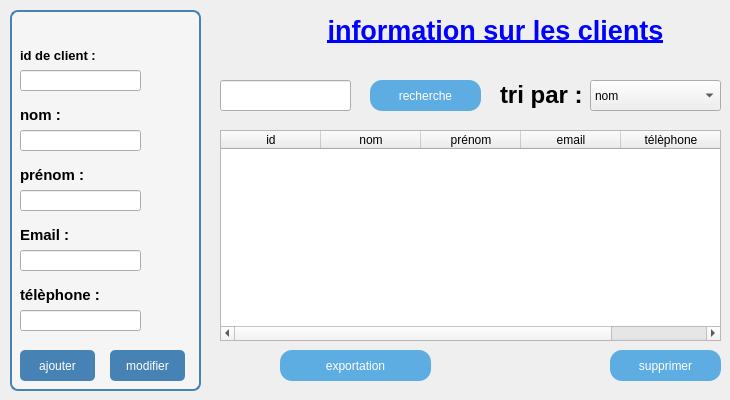
      <widget class="QWidget" name="widget">
       <attribute name="title">
        <string>ajouter</string>
       </attribute>
       <widget class="QGroupBox" name="groupBox">
        <property name="geometry">
         <rect>
          <x>10</x>
          <y>0</y>
          <width>191</width>
          <height>391</height>
         </rect>
        </property>
        <property name="styleSheet">
         <string notr="true">QGroupBox {
	font: 9pt &quot;Segoe UI&quot;;
	font: 900 12pt &quot;Segoe UI&quot;;
    background-color: #f5f5f5;
    border: 2px solid #4682B4;
    border-radius: 8px;
    margin-top: 10px;
}
QPushButton {
    background-color: #4682B4;
    color: white;
    border-radius: 5px;
    padding: 5px;
}
QPushButton:hover {
    background-color: #5A9BD5;
}</string>
        </property>
        <property name="title">
         <string/>
        </property>
        <widget class="QLabel" name="label_15">
         <property name="geometry">
          <rect>
           <x>10</x>
           <y>40</y>
           <width>81</width>
           <height>31</height>
          </rect>
         </property>
         <property name="text">
          <string>&lt;html&gt;&lt;head/&gt;&lt;body&gt;&lt;p&gt;&lt;span style=&quot; font-size:10pt; font-weight:700;&quot;&gt;id de client :&lt;/span&gt;&lt;/p&gt;&lt;/body&gt;&lt;/html&gt;</string>
         </property>
        </widget>
        <widget class="QLineEdit" name="lineEdit_9">
         <property name="geometry">
          <rect>
           <x>10</x>
           <y>70</y>
           <width>121</width>
           <height>21</height>
          </rect>
         </property>
        </widget>
        <widget class="QLabel" name="label_16">
         <property name="geometry">
          <rect>
           <x>10</x>
           <y>100</y>
           <width>81</width>
           <height>31</height>
          </rect>
         </property>
         <property name="text">
          <string>&lt;html&gt;&lt;head/&gt;&lt;body&gt;&lt;p&gt;&lt;span style=&quot; font-size:11pt; font-weight:700;&quot;&gt;nom :&lt;/span&gt;&lt;/p&gt;&lt;/body&gt;&lt;/html&gt;</string>
         </property>
        </widget>
        <widget class="QLineEdit" name="lineEdit_10">
         <property name="geometry">
          <rect>
           <x>10</x>
           <y>130</y>
           <width>121</width>
           <height>21</height>
          </rect>
         </property>
        </widget>
        <widget class="QLabel" name="label_17">
         <property name="geometry">
          <rect>
           <x>10</x>
           <y>160</y>
           <width>81</width>
           <height>31</height>
          </rect>
         </property>
         <property name="text">
          <string>&lt;html&gt;&lt;head/&gt;&lt;body&gt;&lt;p&gt;&lt;span style=&quot; font-size:11pt; font-weight:700;&quot;&gt;prénom :&lt;/span&gt;&lt;/p&gt;&lt;/body&gt;&lt;/html&gt;</string>
         </property>
        </widget>
        <widget class="QLineEdit" name="lineEdit_11">
         <property name="geometry">
          <rect>
           <x>10</x>
           <y>190</y>
           <width>121</width>
           <height>21</height>
          </rect>
         </property>
        </widget>
        <widget class="QLabel" name="label_18">
         <property name="geometry">
          <rect>
           <x>10</x>
           <y>220</y>
           <width>81</width>
           <height>31</height>
          </rect>
         </property>
         <property name="text">
          <string>&lt;html&gt;&lt;head/&gt;&lt;body&gt;&lt;p&gt;&lt;span style=&quot; font-size:11pt; font-weight:700;&quot;&gt;Email :&lt;/span&gt;&lt;/p&gt;&lt;/body&gt;&lt;/html&gt;</string>
         </property>
        </widget>
        <widget class="QLineEdit" name="lineEdit_12">
         <property name="geometry">
          <rect>
           <x>10</x>
           <y>250</y>
           <width>121</width>
           <height>21</height>
          </rect>
         </property>
        </widget>
        <widget class="QLabel" name="label_19">
         <property name="geometry">
          <rect>
           <x>10</x>
           <y>280</y>
           <width>81</width>
           <height>31</height>
          </rect>
         </property>
         <property name="text">
          <string>&lt;html&gt;&lt;head/&gt;&lt;body&gt;&lt;p&gt;&lt;span style=&quot; font-size:11pt; font-weight:700;&quot;&gt;télèphone :&lt;/span&gt;&lt;/p&gt;&lt;/body&gt;&lt;/html&gt;</string>
         </property>
        </widget>
        <widget class="QLineEdit" name="lineEdit_13">
         <property name="geometry">
          <rect>
           <x>10</x>
           <y>310</y>
           <width>121</width>
           <height>21</height>
          </rect>
         </property>
        </widget>
        <widget class="QPushButton" name="pushButton_7">
         <property name="geometry">
          <rect>
           <x>10</x>
           <y>350</y>
           <width>75</width>
           <height>31</height>
          </rect>
         </property>
         <property name="styleSheet">
          <string notr="true">font: 900 12pt &quot;Segoe UI&quot;;</string>
         </property>
         <property name="text">
          <string>ajouter</string>
         </property>
        </widget>
        <widget class="QPushButton" name="pushButton_9">
         <property name="geometry">
          <rect>
           <x>100</x>
           <y>350</y>
           <width>75</width>
           <height>31</height>
          </rect>
         </property>
         <property name="styleSheet">
          <string notr="true">font: 900 12pt &quot;Segoe UI&quot;;</string>
         </property>
         <property name="text">
          <string>modifier</string>
         </property>
        </widget>
       </widget>
       <widget class="QPushButton" name="pushButton_10">
        <property name="geometry">
         <rect>
          <x>370</x>
          <y>80</y>
          <width>111</width>
          <height>31</height>
         </rect>
        </property>
        <property name="styleSheet">
         <string notr="true">font: 900 12pt &quot;Segoe UI&quot;;
background-color: #3498db;   /* الأزرق */
    color: white;                /* لون النص */
    border-radius: 12px;         /* الحواف مدوّرة */
    padding: 8px 16px;  
background-color: #5dade2;</string>
        </property>
        <property name="text">
         <string>recherche</string>
        </property>
       </widget>
       <widget class="QLineEdit" name="lineEdit_14">
        <property name="geometry">
         <rect>
          <x>220</x>
          <y>80</y>
          <width>131</width>
          <height>31</height>
         </rect>
        </property>
       </widget>
       <widget class="QLabel" name="label_20">
        <property name="geometry">
         <rect>
          <x>500</x>
          <y>80</y>
          <width>91</width>
          <height>31</height>
         </rect>
        </property>
        <property name="text">
         <string>&lt;html&gt;&lt;head/&gt;&lt;body&gt;&lt;p&gt;&lt;span style=&quot; font-size:18pt; font-weight:700;&quot;&gt;tri par :&lt;/span&gt;&lt;/p&gt;&lt;/body&gt;&lt;/html&gt;</string>
        </property>
       </widget>
       <widget class="QComboBox" name="comboBox_3">
        <property name="geometry">
         <rect>
          <x>590</x>
          <y>80</y>
          <width>131</width>
          <height>31</height>
         </rect>
        </property>
        <property name="styleSheet">
         <string notr="true">font: 900 14pt &quot;Segoe UI&quot;;</string>
        </property>
        <item>
         <property name="text">
          <string>nom</string>
         </property>
        </item>
        <item>
         <property name="text">
          <string>id</string>
         </property>
        </item>
        <item>
         <property name="text">
          <string>prenom</string>
         </property>
        </item>
        <item>
         <property name="text">
          <string>telephone</string>
         </property>
        </item>
        <item>
         <property name="text">
          <string>date</string>
         </property>
        </item>
       </widget>
       <widget class="QTableWidget" name="tableWidget_2">
        <property name="geometry">
         <rect>
          <x>220</x>
          <y>130</y>
          <width>501</width>
          <height>211</height>
         </rect>
        </property>
        <property name="styleSheet">
         <string notr="true">background-color: #f5f5f5;   /* أزرق غامق */
    color: white;                /* النص أبيض */
    gridline-color: black;       /* لون الخطوط */
    border-radius: 8px;  
 border: 2px solid #4682B4;
        /* حواف مستديرة */
}
QHeaderView::section {
    background-color: #34495e;   /* رمادي غامق للـ header */
    color: white;
    padding: 4px;
    border: 1px solid #2c3e50;</string>
        </property>
        <column>
         <property name="text">
          <string>id</string>
         </property>
        </column>
        <column>
         <property name="text">
          <string>nom</string>
         </property>
        </column>
        <column>
         <property name="text">
          <string>prénom</string>
         </property>
        </column>
        <column>
         <property name="text">
          <string>email</string>
         </property>
        </column>
        <column>
         <property name="text">
          <string>télèphone</string>
         </property>
        </column>
       </widget>
       <widget class="QPushButton" name="pushButton_11">
        <property name="geometry">
         <rect>
          <x>280</x>
          <y>350</y>
          <width>151</width>
          <height>31</height>
         </rect>
        </property>
        <property name="styleSheet">
         <string notr="true">font: 900 12pt &quot;Segoe UI&quot;;
background-color: #3498db;   /* الأزرق */
    color: white;                /* لون النص */
    border-radius: 12px;         /* الحواف مدوّرة */
    padding: 8px 16px;  
background-color: #5dade2;</string>
        </property>
        <property name="text">
         <string>exportation</string>
        </property>
       </widget>
       <widget class="QPushButton" name="pushButton_13">
        <property name="geometry">
         <rect>
          <x>610</x>
          <y>350</y>
          <width>111</width>
          <height>31</height>
         </rect>
        </property>
        <property name="styleSheet">
         <string notr="true">font: 900 12pt &quot;Segoe UI&quot;;
background-color: #3498db;   /* الأزرق */
    color: white;                /* لون النص */
    border-radius: 12px;         /* الحواف مدوّرة */
    padding: 8px 16px;  
background-color: #5dade2;</string>
        </property>
        <property name="text">
         <string>supprimer</string>
        </property>
       </widget>
       <widget class="QLabel" name="label_3">
        <property name="geometry">
         <rect>
          <x>290</x>
          <y>10</y>
          <width>411</width>
          <height>41</height>
         </rect>
        </property>
        <property name="text">
         <string>&lt;html&gt;&lt;head/&gt;&lt;body&gt;&lt;p align=&quot;center&quot;&gt;&lt;span style=&quot; font-size:20pt; font-weight:700; text-decoration: underline; color:#0000ff;&quot;&gt;information sur les clients&lt;/span&gt;&lt;/p&gt;&lt;/body&gt;&lt;/html&gt;</string>
        </property>
       </widget>
      </widget>
